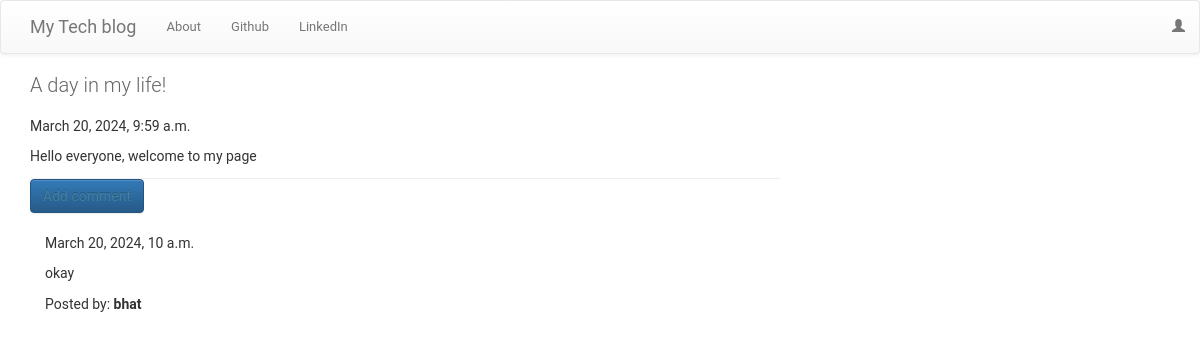
Page /blog/post/37 on the committed database.
### blog/models.py (models this page shows, shortened)
class Post(models.Model):
    author = models.ForeignKey(User, on_delete=models.CASCADE)
    title = models.CharField(max_length=200)
    text = models.TextField()
    created_date = models.DateTimeField(default=timezone.now)
    published_date = models.DateTimeField(blank=True, null=True)

class Comment(models.Model):
    post = models.ForeignKey('blog.Post', related_name='comments',on_delete=models.CASCADE)
    author = models.CharField(max_length=200)
    text = models.TextField()
    created_date = models.DateTimeField(default=timezone.now)
    approved_comment = models.BooleanField(default=False)

### blog/views.py (the view)
# urls.py: url(r'^post/(?P<pk>\d+)$', views.PostDetailView.as_view(), name='post_detail'),
class PostDetailView(DetailView):
    model = Post
    template_name = 'post_detail.html'
    context_object_name = 'post'

### blog/templates/post_detail.html (shortened to what this page needs)
{% extends 'base.html' %}
{% block content %}
        <h1 class='posttitle loader'>{{ post.title }}</h1>
        {% if post.published_date %}
            <div class="date postdate">
                {{ post.published_date }}
            </div>
        {% else %}
            <a class="btn btn-default" href="{% url 'post_publish' pk=post.pk %}">Publish</a>
        {% endif %}
      <p class='postcontent' >{{ post.text|safe|linebreaksbr }}</p>
  <hr>
  <a class="btn btn-primary btn-comment" href="{% url 'add_comment_to_post' pk=post.pk %}">Add comment</a>
  <div class="container">
  {% for comment in post.comments.all %}
  <br>
      {% if user.is_authenticated or comment.approved_comment %}
              {{ comment.created_date }}
          <p>{{ comment.text|safe|linebreaks }}</p>
          <p>Posted by: <strong>{{ comment.author }}</strong></p>
      {% endif %}
  {% empty %}
      <p>No comments posted.</p>
  {% endfor %}
</div>
{% endblock %}

### blog/static/css/blog.css (style rules this page uses)
body { margin: 0; padding: 0; font-size: 14px; font-family: "Roboto","Lucida Grande","DejaVu Sans","Bitstream Vera Sans",Verdana,Arial,sans-serif; color: #333; background: #fff; }
a:link, a:visited { color: #447e9b; text-decoration: none; }
p, ol, ul, dl { margin: .2em 0 .8em 0; }
p { padding: 0; line-height: 140%; }
h1,h2,h3,h4,h5 { font-weight: bold; }
h1 { margin: 0 0 20px; font-weight: 300; font-size: 20px; color: #666; }
hr { clear: both; color: #eee; background-color: #eee; height: 1px; border: none; margin: 0; padding: 0; font-size: 1px; line-height: 1px; }

### rows in the picture
Post: title "A day in my life!", published_date "March 20, 2024, 9:59 a.m.", text "Hello everyone, welcome to my page"
Comment: created_date "March 20, 2024, 10 a.m.", text "okay", author "bhat"
